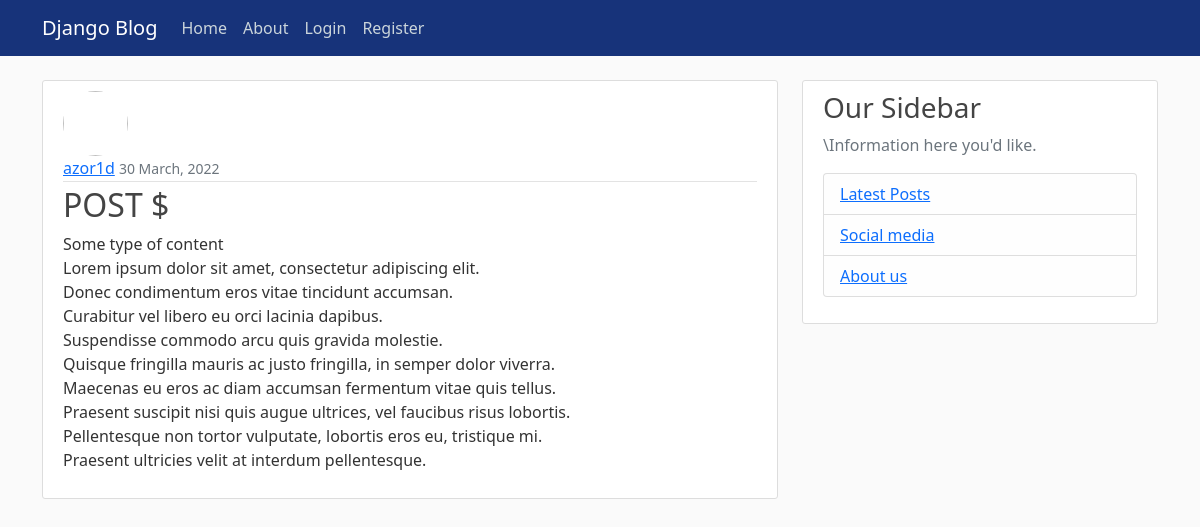
Page /post/4/ on the earlier database version.
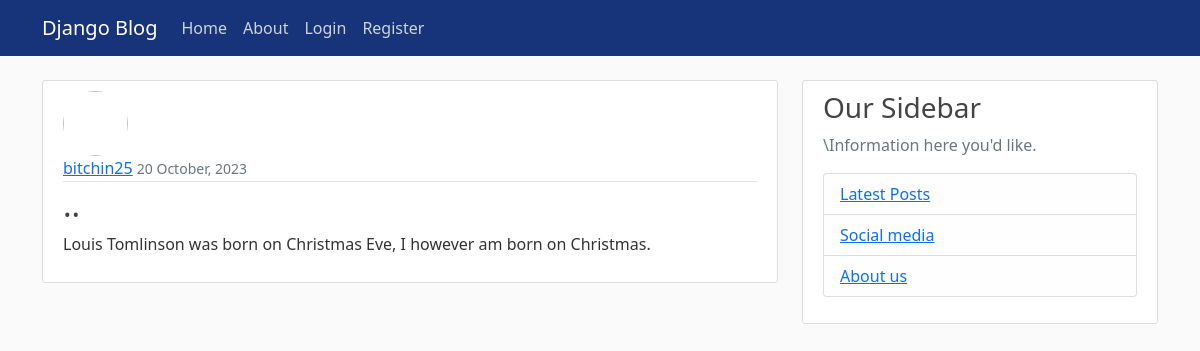
Same page on the later database version.
### blog/models.py (models this page shows, shortened)
class Post(models.Model):
	title = models.CharField(max_length = 100)
	content = models.TextField()
	date_posted = models.DateTimeField(default = timezone.now)
	author = models.ForeignKey(User, on_delete = models.CASCADE)

### blog/views.py (the view)
# urls.py: path('post/<int:pk>/', PostDetailView.as_view(), name='post-detail'),
class PostDetailView(DetailView):
	model = Post

### blog/templates/blog/post_detail.html (shortened to what this page needs)
{% extends "blog/base.html" %}
{% block content %}
	<article class="media content-section">
		<img class="rounded-circle article-img" scr="{{ object.author.profile.image.url}}">
		<div class="media-body">
   			<div class="article-metadata">
    		  <a class="mr-2" href="{% url 'user-posts' object.author.username %}">{{ object.author }}</a>
		      <small class="text-muted">{{ object.date_posted|date:"d F, Y" }}</small>
   			</div>
    		<h2 class="article-title">{{ object.title }}</h2>
    		<p class="article-content">{{ object.content }}</p>
		  </div>
	</article>
{% endblock content %}

### blog/templates/blog/base.html (shortened to what this page needs)
{% load static %}
{% load crispy_forms_tags %}
<!DOCTYPE html>
<html>
  <head>
    <link href="https://cdn.jsdelivr.net/npm/bootstrap@5.1.3/dist/css/bootstrap.min.css" rel="stylesheet">
    <link rel="stylesheet" type="text/css" href="{% static 'blog/main.css'%}">
  </head>
<body>
    <header class="site-header">
      <nav class="navbar navbar-expand-md navbar-dark bg-steel fixed-top">
		    <div class="container">
	      <a class="navbar-brand mr-4" href="{% url 'blog-home' %}">Django Blog</a>
     		    	<div class="collapse navbar-collapse" id="navbarToggle">
        			    <div class="navbar-nav mr-auto">
	              			<a class="nav-item nav-link" href="{% url 'blog-home' %}">Home</a>
        	      			<a class="nav-item nav-link" href="{% url 'blog-about' %}">About</a>
        			    </div>
        			 <div class="navbar-nav">
                  {% if user.is_authenticated %}
                  <a class="nav-item nav-link" href="{% url 'post-create'%}">New post</a>
                  <a class="nav-item nav-link" href="{% url 'profile'%}">Profile</a>
                    <a class="nav-item nav-link" href="{% url 'logout'%}">Logout</a>
                  {% else %}
        	  	  		<a class="nav-item nav-link" href="{% url 'login'%}">Login</a>
          	  	    	<a class="nav-item nav-link" href="{% url 'register'%}">Register</a>
                  {% endif %}
        				</div>
    	  		   </div>
    		</div>
  		</nav>
	</header>
<main role="main" class="container">
 	<div class="row">
    	<div class="col-md-8">
          {% block content %}{% endblock %}
    	</div>
    	<div class="col-md-4">
    	  <div class="content-section">
        	<h3>Our Sidebar</h3>
        	<p class='text-muted'>\Information here you'd like.
          		<ul class="list-group">
            	<li class="list-group-item list-group-item-light"> <a href="{% url 'blog-home' %}">Latest Posts</a></li>
            	<li class="list-group-item list-group-item-light"><a href="https://www.instagram.com/azor1d/" target="_blank">Social media </a></li>
            	<li class="list-group-item list-group-item-light"><a href="{% url 'blog-about' %}">About us</a></li>
          		</ul>
        	</p>
    	  </div>
    	</div>
  	</div>
</main>
</body>
</html>

### blog/static/blog/main.css (style rules this page uses)
body { background: #fafafa; color: #333333; margin-top: 5rem; }
h1, h2, h3, h4, h5, h6 { color: #444444; }
ul { margin: 0; }
.bg-steel { background-color: #17337a; }
.site-header .navbar-nav .nav-link { color: #cbd5db; }
.content-section { background: #ffffff; padding: 10px 20px; border: 1px solid #dddddd; border-radius: 3px; margin-bottom: 20px; }
.article-title { color: #444444; }
.article-content { white-space: pre-line; }
.article-img { height: 65px; width: 65px; margin-right: 16px; }
.article-metadata { padding-bottom: 1px; margin-bottom: 4px; border-bottom: 1px solid #e3e3e3 }

Differences in the rows shown:
changed Post: author "azor1d" → "bitchin25"; date_posted "30 March, 2022" → "20 October, 2023"; title "POST $" → ".."; content "Some type of content Lorem ipsum dolor sit amet, consectetur adipiscing elit. Donec condimentum eros vitae tincidunt accumsan. Curabitur vel libero eu orci lacinia dapibus. Suspendisse commodo arcu quis gravida molestie. Quisque fringilla mauris ac justo fringilla, in semper dolor viverra. Maecenas eu eros ac diam accumsan fermentum vitae quis tellus. Praesent suscipit nisi quis augue ultrices, vel faucibus risus lobortis. Pellentesque non tortor vulputate, lobortis eros eu, tristique mi. Praesent ultricies velit at interdum pellentesque." → "Louis Tomlinson was born on Christmas Eve, I however am born on Christmas."
